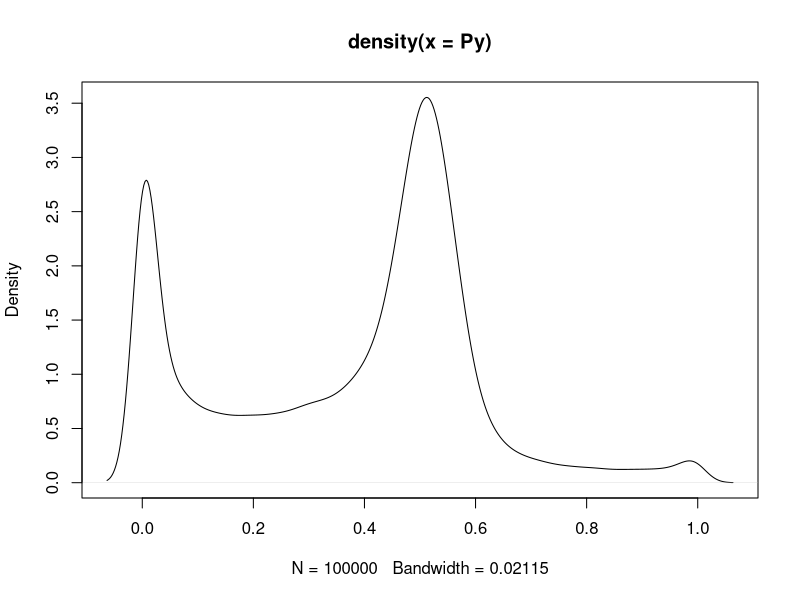

Generate this figure with R: (Note: this script raises an error after producing the figure.)

set.seed((116687))
n <- 100000
err <- rnorm(n,0,4) # error is iid Normal(0,2^2)
expit <- function(x){
  r <- exp(x)/(1+exp(x))
  r[abs(x)>99] <- 1
  return(r)
  }
x1 <- rbinom(n,1,.8) # Bernoulli
x2 <- rnorm(n,2,3) # Normal (2,3^2)
x3 <- rnorm(n,-1,2) # Normal(-1,10^2)
x4m <- t(rmultinom(n,1,c(3,6,8,6,12,4,6,3)/sum(c(3,6,8,6,12,4,6,3)))) # Multinomial 8 categories
x5m <- t(rmultinom(n,1,c(6,12,4,6,3)/sum(c(6,12,4,6,3)))) # Multinomial 5 categories
x6 <- rbinom(n,1,.3) # Bernoulli
x7 <- rbinom(n,1,.55) # Bernoulli
# Model
#raw_cont_cov <- cbind(x1,x2,x3)
covariates <- cbind(rep(1,n),x1,x2,x3,x4m,x5m,expit(x6),x7,x2*x3,x1*x3,sin(x4m*x6),x5m*x2,x2^3)

## Interactions:
# x1*x3
# x4m*x6
# x5m*x2
# x3*x7

betas <- runif(dim(covariates)[2],min=-2,max=2)
# P(Y=1)
#Py <- expit(c(covariates%*%betas+err))
Py <- expit(c((covariates%*%betas+err)*.025))
plot(density(Py))
mean(Py)
# Binary data
x1[x1==0] <- -1
x6[x6==0] <- -1
x7[x7==0] <- -1

# Continoues data
x2 <- (x2-mean(x2))/sd(x2)
x3 <- (x3-mean(x3))/sd(x3)


Raw_data <- data.frame(cbind(Py,x1,x2,x3,x4m,x5m,x6,x7))
write.csv(Raw_data,file='~/Documents/GitHub/MIT6.867/Data/Raw_data_simulation.csv',row.names = F)

Interaction_data <- data.frame(cbind(Py,x1,x2,x3,x4m,x5m,x6,x7,x2*x3,x1*x3,x4m*x6,x5m*x2))
write.csv(Interaction_data,file='~/Documents/GitHub/MIT6.867/Data/Interaction_data_simulation.csv',row.names = F)

all_data <- data.frame(cbind(Py,x1,x2,x3,x4m,x5m,x6,x7,10*x2*x3,x1*x3,sin(x4m*x6),x5m*x2,expit(x6^2),exp(x2),x3*x7^3))
write.csv(all_data,file='~/Documents/GitHub/MIT6.867/Data/all_data_simulation.csv',row.names = F)




